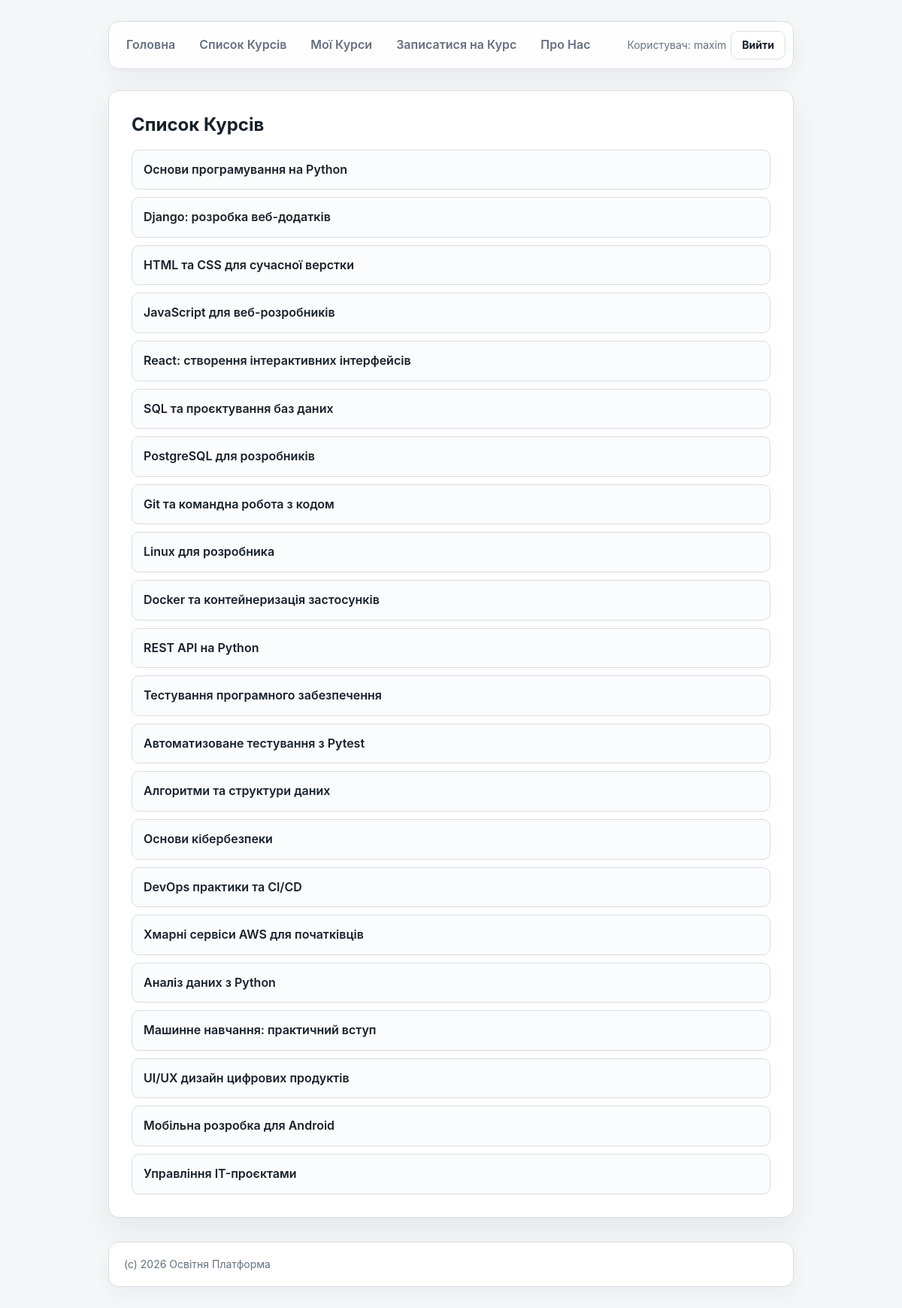
Page /courses/list/ (signed in) on the committed database.
### courses/models/course.py (models this page shows, shortened)
class Course(models.Model):
    LEVELS = [
        ('beginner', 'Beginner'),
        ('intermediate', 'Intermediate'),
        ('advanced', 'Advanced'),
    ]
    name = models.CharField(max_length=200)
    description = models.TextField()
    author = models.CharField(max_length=200, null=True, blank=True)
    level = models.CharField(max_length=32, choices=LEVELS, default='beginner')
    price = models.DecimalField(decimal_places=2, max_digits=6, default=5000.0)
    is_test = models.BooleanField(default=False)
    created_at = models.DateTimeField(auto_now_add=True)
    updated_at = models.DateTimeField(auto_now=True)

### courses/views.py (the view)
# urls.py: path('courses/list/', CoursesListView.as_view(), name='courses_list'),
class CoursesListView(ListView):
    template_name = 'courses/courses_list.html'
    model = Course
    context_object_name = 'courses_list'

### courses/templates/courses/courses_list.html (shortened to what this page needs)
{% extends 'courses/base.html' %}
{% block main %}
<main>
    <strong>Список Курсів</strong>
    <ul>
    {% for course in courses_list %}
        <li><a href="{% url 'course_details' course.id %}">{{ course.name }}</a></li>
    {% empty %}
        Немає курсів
    {% endfor %}
    </ul>
</main>
{% endblock %}

### courses/templates/courses/includes/navbar.html (shortened to what this page needs)
<nav>
    <div class="nav-links">
        <a href="{% url 'home' %}">Головна</a>
        <a href="{% url 'courses_list' %}">Список Курсів</a>
        {% if request.user.is_authenticated %}
            <a href="{% url 'my_courses' %}">Мої Курси</a>
            <a href="{% url 'enroll_course' %}">Записатися на Курс</a>
        {% endif %}
        <a href="{% url 'about' %}">Про Нас</a>
    </div>
    <div class="nav-auth">
        {% if request.user.is_authenticated %}
            <span>Користувач: {{ request.user.username }}</span>
            <form method="post" action="{% url 'logout' %}">
                <button type="submit">Вийти</button>
            </form>
        {% else %}
            <a class="auth-link" href="{% url 'login' %}">Увійти</a>
        {% endif %}
    </div>
</nav>

### courses/static/courses/css/style.css (style rules this page uses)
:root { --bg: #f6f7f9; --surface: #ffffff; --surface-muted: #eef1f5; --text: #17202a; --muted: #657080; --border: #d8dde5; --accent: #2563eb; --accent-dark: #1d4ed8; --shadow: 0 18px 45px rgba(23, 32, 42, 0.08); }
* { box-sizing: border-box; }
html { min-height: 100%; background: var(--bg); }
body { display: flex; min-height: 100vh; flex-direction: column; max-width: 960px; margin: 0 auto; padding: 28px 24px; background: var(--bg); color: var(--text); font-family: Inter, -apple-system, BlinkMacSystemFont, "Segoe UI", Arial, sans-serif; font-size: 16px; line-height: 1.6; }
a { color: var(--accent); text-decoration: none; transition: color 150ms ease, background-color 150ms ease, border-color 150ms ease; }
nav { display: flex; align-items: center; justify-content: space-between; gap: 14px; margin-bottom: 28px; padding: 10px; border: 1px solid var(--border); border-radius: 14px; background: rgba(255, 255, 255, 0.86); box-shadow: 0 12px 32px rgba(23, 32, 42, 0.06); backdrop-filter: blur(10px); }
.nav-links, .nav-auth { display: flex; align-items: center; gap: 6px; }
.nav-links { flex-wrap: wrap; }
.nav-auth { flex-shrink: 0; color: var(--muted); font-size: 14px; }
.nav-auth form { margin: 0; }
nav a { display: inline-flex; align-items: center; justify-content: center; min-height: 38px; padding: 8px 13px; border-radius: 10px; color: var(--muted); font-weight: 600; }
.nav-auth .auth-link, .nav-auth button { display: inline-flex; align-items: center; justify-content: center; min-height: 38px; padding: 8px 14px; border: 1px solid var(--border); border-radius: 10px; background: var(--surface); color: var(--text); font: inherit; font-weight: 700; line-height: 1; cursor: pointer; transition: background-color 150ms ease, border-color 150ms ease, color 150ms ease; }
main { margin-bottom: 32px; padding: 30px; border: 1px solid var(--border); border-radius: 14px; background: var(--surface); box-shadow: var(--shadow); }
main > strong:first-child { display: block; margin-bottom: 18px; color: var(--text); font-size: 24px; line-height: 1.25; }
main ul { display: grid; gap: 10px; margin: 0; padding: 0; list-style: none; }
main li { border: 1px solid var(--border); border-radius: 10px; background: #fbfcfd; }
main li a { display: block; padding: 13px 15px; color: var(--text); font-weight: 600; }

### rows in the picture
Course: name "Основи програмування на Python"
Course: name "Django: розробка веб-додатків"
Course: name "HTML та CSS для сучасної верстки"
Course: name "JavaScript для веб-розробників"
Course: name "React: створення інтерактивних інтерфейсів"
Course: name "SQL та проєктування баз даних"
Course: name "PostgreSQL для розробників"
Course: name "Git та командна робота з кодом"
Course: name "Linux для розробника"
Course: name "Docker та контейнеризація застосунків"
Course: name "REST API на Python"
Course: name "Тестування програмного забезпечення"
Course: name "Автоматизоване тестування з Pytest"
Course: name "Алгоритми та структури даних"
Course: name "Основи кібербезпеки"
Course: name "DevOps практики та CI/CD"
Course: name "Хмарні сервіси AWS для початківців"
Course: name "Аналіз даних з Python"
Course: name "Машинне навчання: практичний вступ"
Course: name "UI/UX дизайн цифрових продуктів"
Course: name "Мобільна розробка для Android"
Course: name "Управління IT-проєктами"

### other values in the picture
{{ request.user.username }} "maxim"
